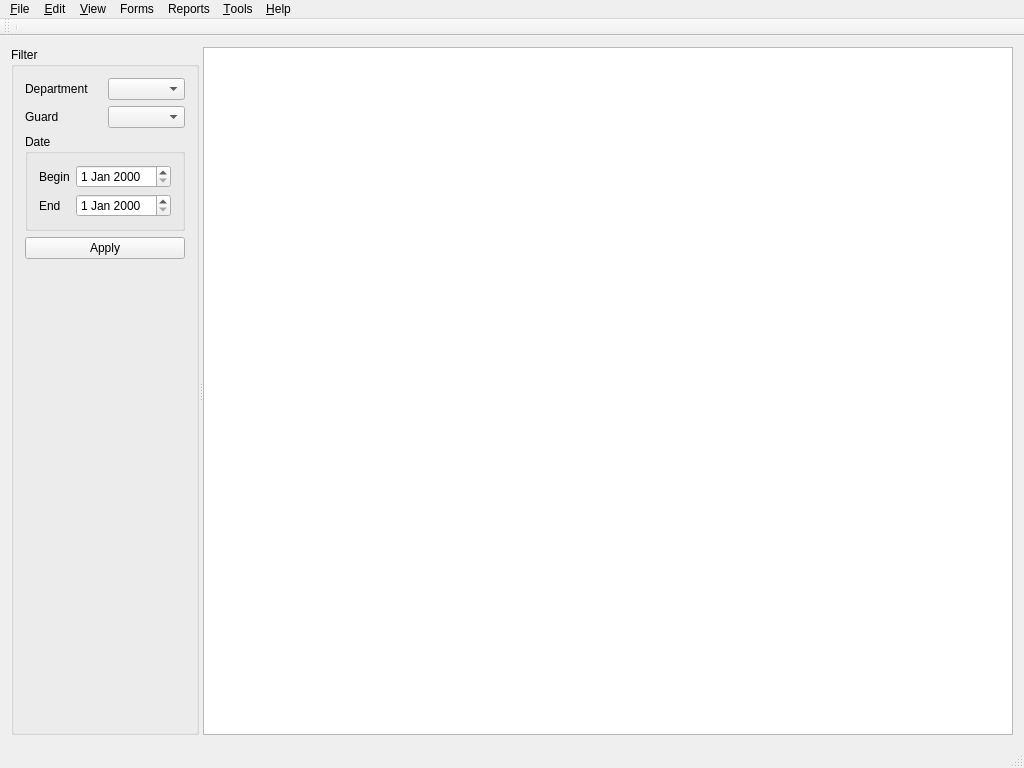
<?xml version="1.0" encoding="UTF-8"?>
<ui version="4.0">
 <class>MainWindow</class>
 <widget class="QMainWindow" name="MainWindow">
  <property name="geometry">
   <rect>
    <x>0</x>
    <y>0</y>
    <width>1024</width>
    <height>768</height>
   </rect>
  </property>
  <property name="windowTitle">
   <string>MainWindow</string>
  </property>
  <widget class="QWidget" name="centralWidget">
   <layout class="QHBoxLayout" name="horizontalLayout">
    <item>
     <widget class="QSplitter" name="splitter">
      <property name="orientation">
       <enum>Qt::Horizontal</enum>
      </property>
      <widget class="QGroupBox" name="gbFilterMain">
       <property name="sizePolicy">
        <sizepolicy hsizetype="Preferred" vsizetype="Preferred">
         <horstretch>0</horstretch>
         <verstretch>0</verstretch>
        </sizepolicy>
       </property>
       <property name="title">
        <string>Filter</string>
       </property>
       <layout class="QVBoxLayout" name="verticalLayout_2">
        <item>
         <layout class="QHBoxLayout" name="horizontalLayout_2">
          <item>
           <widget class="QLabel" name="lbDepFilter">
            <property name="text">
             <string>Department</string>
            </property>
           </widget>
          </item>
          <item>
           <widget class="QComboBox" name="cbDepFilter"/>
          </item>
         </layout>
        </item>
        <item>
         <layout class="QHBoxLayout" name="horizontalLayout_3">
          <item>
           <widget class="QLabel" name="lbGuardFilter">
            <property name="text">
             <string>Guard</string>
            </property>
           </widget>
          </item>
          <item>
           <widget class="QComboBox" name="cbGuardFilter"/>
          </item>
         </layout>
        </item>
        <item>
         <widget class="QGroupBox" name="gbDateFilter">
          <property name="title">
           <string>Date</string>
          </property>
          <layout class="QVBoxLayout" name="verticalLayout">
           <item>
            <layout class="QHBoxLayout" name="horizontalLayout_4">
             <item>
              <widget class="QLabel" name="lbBeginDateFilter">
               <property name="text">
                <string>Begin</string>
               </property>
              </widget>
             </item>
             <item>
              <widget class="QDateEdit" name="deBeginDateFilter"/>
             </item>
            </layout>
           </item>
           <item>
            <layout class="QHBoxLayout" name="horizontalLayout_5">
             <item>
              <widget class="QLabel" name="lbEndDateFilter">
               <property name="text">
                <string>End</string>
               </property>
              </widget>
             </item>
             <item>
              <widget class="QDateEdit" name="deEndDateFilter"/>
             </item>
            </layout>
           </item>
          </layout>
         </widget>
        </item>
        <item>
         <widget class="QPushButton" name="pbAppFilterMain">
          <property name="text">
           <string>Apply</string>
          </property>
         </widget>
        </item>
        <item>
         <spacer name="verticalSpacer">
          <property name="orientation">
           <enum>Qt::Vertical</enum>
          </property>
          <property name="sizeHint" stdset="0">
           <size>
            <width>20</width>
            <height>457</height>
           </size>
          </property>
         </spacer>
        </item>
       </layout>
      </widget>
      <widget class="QUpdateableView" name="tableViewMain">
       <property name="sizePolicy">
        <sizepolicy hsizetype="Expanding" vsizetype="Expanding">
         <horstretch>1</horstretch>
         <verstretch>1</verstretch>
        </sizepolicy>
       </property>
      </widget>
     </widget>
    </item>
   </layout>
  </widget>
  <widget class="QMenuBar" name="menuBar">
   <property name="geometry">
    <rect>
     <x>0</x>
     <y>0</y>
     <width>1024</width>
     <height>19</height>
    </rect>
   </property>
   <widget class="QMenu" name="menuFile">
    <property name="title">
     <string>&amp;File</string>
    </property>
    <addaction name="action_New_database"/>
    <addaction name="action_Open_database"/>
    <addaction name="separator"/>
    <addaction name="actionSave"/>
    <addaction name="actionSave_As"/>
    <addaction name="separator"/>
    <addaction name="actionPreview"/>
    <addaction name="actionPrint"/>
    <addaction name="separator"/>
    <addaction name="actionClose_DB"/>
    <addaction name="actionExit"/>
   </widget>
   <widget class="QMenu" name="menuEdit">
    <property name="title">
     <string>&amp;Edit</string>
    </property>
    <addaction name="actionOrganization_table"/>
    <addaction name="actionPosition_table"/>
    <addaction name="actionTypeWorkingtime_table"/>
    <addaction name="actionPerson_table"/>
    <addaction name="separator"/>
    <addaction name="actionAdd_record"/>
    <addaction name="actionSave_record"/>
    <addaction name="actionDelete_row"/>
    <addaction name="actionCancel_changes"/>
    <addaction name="separator"/>
    <addaction name="actionReport"/>
   </widget>
   <widget class="QMenu" name="menuView">
    <property name="title">
     <string>&amp;View</string>
    </property>
   </widget>
   <widget class="QMenu" name="menuForm">
    <property name="title">
     <string>Forms</string>
    </property>
   </widget>
   <widget class="QMenu" name="menuReports">
    <property name="title">
     <string>Reports</string>
    </property>
   </widget>
   <widget class="QMenu" name="menuTools">
    <property name="title">
     <string>&amp;Tools</string>
    </property>
   </widget>
   <widget class="QMenu" name="menuHelp">
    <property name="title">
     <string>&amp;Help</string>
    </property>
   </widget>
   <addaction name="menuFile"/>
   <addaction name="menuEdit"/>
   <addaction name="menuView"/>
   <addaction name="menuForm"/>
   <addaction name="menuReports"/>
   <addaction name="menuTools"/>
   <addaction name="menuHelp"/>
  </widget>
  <widget class="QToolBar" name="mainToolBar">
   <attribute name="toolBarArea">
    <enum>TopToolBarArea</enum>
   </attribute>
   <attribute name="toolBarBreak">
    <bool>false</bool>
   </attribute>
   <addaction name="separator"/>
  </widget>
  <widget class="QStatusBar" name="statusBar"/>
  <action name="action_New_database">
   <property name="text">
    <string>&amp;New DB</string>
   </property>
   <property name="toolTip">
    <string>Create new database</string>
   </property>
   <property name="shortcut">
    <string>Ctrl+N</string>
   </property>
  </action>
  <action name="action_Open_database">
   <property name="text">
    <string>&amp;Open DB</string>
   </property>
   <property name="toolTip">
    <string>Open time tracking database</string>
   </property>
   <property name="shortcut">
    <string>Ctrl+O</string>
   </property>
  </action>
  <action name="actionExit">
   <property name="text">
    <string>E&amp;xit</string>
   </property>
  </action>
  <action name="actionOrganization_table">
   <property name="text">
    <string>Organization table</string>
   </property>
   <property name="toolTip">
    <string>Show table 'Organization'.</string>
   </property>
  </action>
  <action name="actionPosition_table">
   <property name="text">
    <string>Position table</string>
   </property>
   <property name="toolTip">
    <string>Show table 'Position'</string>
   </property>
  </action>
  <action name="actionTypeWorkingtime_table">
   <property name="text">
    <string>TypeWorkingTime table</string>
   </property>
   <property name="toolTip">
    <string>Show table 'TypeWorkingTime'.</string>
   </property>
  </action>
  <action name="actionPerson_table">
   <property name="text">
    <string>Person table</string>
   </property>
   <property name="toolTip">
    <string>Show table 'Person'.</string>
   </property>
  </action>
  <action name="actionAdd_record">
   <property name="text">
    <string>Add record</string>
   </property>
   <property name="toolTip">
    <string>Add new record.</string>
   </property>
  </action>
  <action name="actionSave_record">
   <property name="text">
    <string>Save record</string>
   </property>
  </action>
  <action name="actionDelete_row">
   <property name="text">
    <string>Delete row</string>
   </property>
  </action>
  <action name="actionCancel_changes">
   <property name="text">
    <string>Cancel changes</string>
   </property>
   <property name="toolTip">
    <string>Cancel changes</string>
   </property>
  </action>
  <action name="actionPrint">
   <property name="text">
    <string>&amp;Print</string>
   </property>
   <property name="shortcut">
    <string>Ctrl+P</string>
   </property>
  </action>
  <action name="actionReport">
   <property name="text">
    <string>Report</string>
   </property>
  </action>
  <action name="actionClose_DB">
   <property name="text">
    <string>Close DB</string>
   </property>
  </action>
  <action name="actionPreview">
   <property name="text">
    <string>Preview</string>
   </property>
  </action>
  <action name="actionSave">
   <property name="text">
    <string>&amp;Save DB</string>
   </property>
  </action>
  <action name="actionSave_As">
   <property name="text">
    <string>Save &amp;As</string>
   </property>
  </action>
 </widget>
 <layoutdefault spacing="6" margin="11"/>
 <customwidgets>
  <customwidget>
   <class>QUpdateableView</class>
   <extends>QTableView</extends>
   <header>qupdateableview.h</header>
   <slots>
    <slot>save()</slot>
    <slot>openDB()</slot>
    <slot>newDB()</slot>
    <slot>showTypeWorkingTimeForm()</slot>
    <slot>showPositionForm()</slot>
    <slot>showPersonForm()</slot>
    <slot>showOrganizationForm()</slot>
    <slot>addRecord()</slot>
    <slot>deleteRecord()</slot>
    <slot>canselChanges()</slot>
    <slot>showReportForm()</slot>
   </slots>
  </customwidget>
 </customwidgets>
 <resources/>
 <connections>
  <connection>
   <sender>action_New_database</sender>
   <signal>triggered(bool)</signal>
   <receiver>MainWindow</receiver>
   <slot>newDB()</slot>
   <hints>
    <hint type="sourcelabel">
     <x>-1</x>
     <y>-1</y>
    </hint>
    <hint type="destinationlabel">
     <x>199</x>
     <y>149</y>
    </hint>
   </hints>
  </connection>
  <connection>
   <sender>action_Open_database</sender>
   <signal>triggered(bool)</signal>
   <receiver>MainWindow</receiver>
   <slot>openDB()</slot>
   <hints>
    <hint type="sourcelabel">
     <x>-1</x>
     <y>-1</y>
    </hint>
    <hint type="destinationlabel">
     <x>199</x>
     <y>149</y>
    </hint>
   </hints>
  </connection>
  <connection>
   <sender>actionExit</sender>
   <signal>triggered(bool)</signal>
   <receiver>MainWindow</receiver>
   <slot>close()</slot>
   <hints>
    <hint type="sourcelabel">
     <x>-1</x>
     <y>-1</y>
    </hint>
    <hint type="destinationlabel">
     <x>199</x>
     <y>149</y>
    </hint>
   </hints>
  </connection>
  <connection>
   <sender>actionOrganization_table</sender>
   <signal>triggered(bool)</signal>
   <receiver>MainWindow</receiver>
   <slot>showOrganizationForm()</slot>
   <hints>
    <hint type="sourcelabel">
     <x>-1</x>
     <y>-1</y>
    </hint>
    <hint type="destinationlabel">
     <x>390</x>
     <y>248</y>
    </hint>
   </hints>
  </connection>
  <connection>
   <sender>actionPosition_table</sender>
   <signal>triggered(bool)</signal>
   <receiver>MainWindow</receiver>
   <slot>showPositionForm()</slot>
   <hints>
    <hint type="sourcelabel">
     <x>-1</x>
     <y>-1</y>
    </hint>
    <hint type="destinationlabel">
     <x>390</x>
     <y>248</y>
    </hint>
   </hints>
  </connection>
  <connection>
   <sender>actionTypeWorkingtime_table</sender>
   <signal>triggered(bool)</signal>
   <receiver>MainWindow</receiver>
   <slot>showTypeWorkingTimeForm()</slot>
   <hints>
    <hint type="sourcelabel">
     <x>-1</x>
     <y>-1</y>
    </hint>
    <hint type="destinationlabel">
     <x>390</x>
     <y>248</y>
    </hint>
   </hints>
  </connection>
  <connection>
   <sender>actionPerson_table</sender>
   <signal>triggered(bool)</signal>
   <receiver>MainWindow</receiver>
   <slot>showPersonForm()</slot>
   <hints>
    <hint type="sourcelabel">
     <x>-1</x>
     <y>-1</y>
    </hint>
    <hint type="destinationlabel">
     <x>390</x>
     <y>248</y>
    </hint>
   </hints>
  </connection>
  <connection>
   <sender>actionAdd_record</sender>
   <signal>triggered(bool)</signal>
   <receiver>MainWindow</receiver>
   <slot>addRecord()</slot>
   <hints>
    <hint type="sourcelabel">
     <x>-1</x>
     <y>-1</y>
    </hint>
    <hint type="destinationlabel">
     <x>390</x>
     <y>248</y>
    </hint>
   </hints>
  </connection>
  <connection>
   <sender>actionSave_record</sender>
   <signal>triggered(bool)</signal>
   <receiver>MainWindow</receiver>
   <slot>save()</slot>
   <hints>
    <hint type="sourcelabel">
     <x>-1</x>
     <y>-1</y>
    </hint>
    <hint type="destinationlabel">
     <x>390</x>
     <y>248</y>
    </hint>
   </hints>
  </connection>
  <connection>
   <sender>actionDelete_row</sender>
   <signal>triggered(bool)</signal>
   <receiver>MainWindow</receiver>
   <slot>deleteRecord()</slot>
   <hints>
    <hint type="sourcelabel">
     <x>-1</x>
     <y>-1</y>
    </hint>
    <hint type="destinationlabel">
     <x>390</x>
     <y>248</y>
    </hint>
   </hints>
  </connection>
  <connection>
   <sender>actionCancel_changes</sender>
   <signal>triggered(bool)</signal>
   <receiver>MainWindow</receiver>
   <slot>cancelChanges()</slot>
   <hints>
    <hint type="sourcelabel">
     <x>-1</x>
     <y>-1</y>
    </hint>
    <hint type="destinationlabel">
     <x>390</x>
     <y>248</y>
    </hint>
   </hints>
  </connection>
  <connection>
   <sender>actionPrint</sender>
   <signal>triggered(bool)</signal>
   <receiver>MainWindow</receiver>
   <slot>print()</slot>
   <hints>
    <hint type="sourcelabel">
     <x>-1</x>
     <y>-1</y>
    </hint>
    <hint type="destinationlabel">
     <x>390</x>
     <y>248</y>
    </hint>
   </hints>
  </connection>
  <connection>
   <sender>actionReport</sender>
   <signal>triggered(bool)</signal>
   <receiver>MainWindow</receiver>
   <slot>showReportForm()</slot>
   <hints>
    <hint type="sourcelabel">
     <x>-1</x>
     <y>-1</y>
    </hint>
    <hint type="destinationlabel">
     <x>390</x>
     <y>248</y>
    </hint>
   </hints>
  </connection>
 </connections>
 <slots>
  <slot>newDB()</slot>
  <slot>openDB()</slot>
  <slot>showOrganizationForm()</slot>
  <slot>showPositionForm()</slot>
  <slot>showTypeWorkingTimeForm()</slot>
  <slot>showPersonForm()</slot>
  <slot>addRecord()</slot>
  <slot>save()</slot>
  <slot>deleteRecord()</slot>
  <slot>cancelChanges()</slot>
  <slot>print()</slot>
  <slot>showReportForm()</slot>
 </slots>
</ui>
